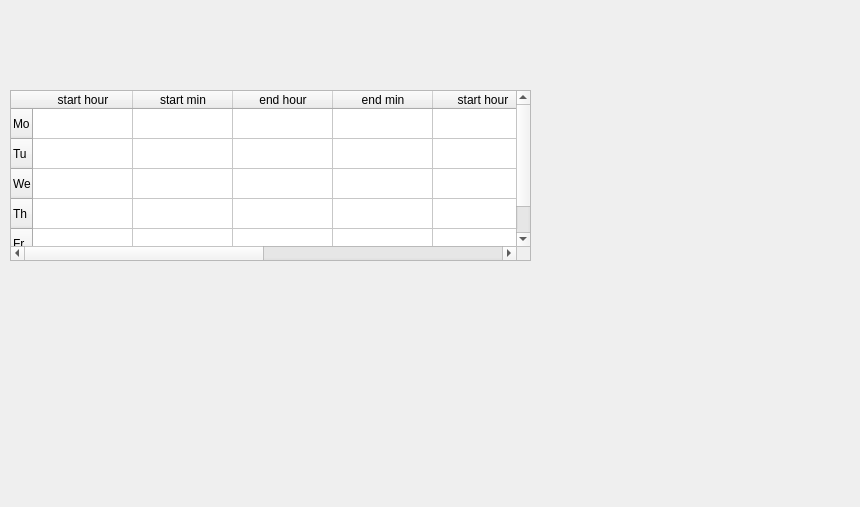
<?xml version="1.0" encoding="UTF-8"?>
<ui version="4.0">
 <class>Form</class>
 <widget class="QWidget" name="Form">
  <property name="geometry">
   <rect>
    <x>0</x>
    <y>0</y>
    <width>860</width>
    <height>507</height>
   </rect>
  </property>
  <property name="windowTitle">
   <string>Form</string>
  </property>
  <widget class="QTableWidget" name="tableWidget">
   <property name="geometry">
    <rect>
     <x>10</x>
     <y>90</y>
     <width>521</width>
     <height>171</height>
    </rect>
   </property>
   <row>
    <property name="text">
     <string>Mo</string>
    </property>
   </row>
   <row>
    <property name="text">
     <string>Tu</string>
    </property>
   </row>
   <row>
    <property name="text">
     <string>We</string>
    </property>
   </row>
   <row>
    <property name="text">
     <string>Th</string>
    </property>
   </row>
   <row>
    <property name="text">
     <string>Fr</string>
    </property>
   </row>
   <column>
    <property name="text">
     <string>start hour</string>
    </property>
   </column>
   <column>
    <property name="text">
     <string>start min</string>
    </property>
   </column>
   <column>
    <property name="text">
     <string>end hour</string>
    </property>
   </column>
   <column>
    <property name="text">
     <string>end min</string>
    </property>
   </column>
   <column>
    <property name="text">
     <string>start hour</string>
    </property>
   </column>
   <column>
    <property name="text">
     <string>start min</string>
    </property>
   </column>
   <column>
    <property name="text">
     <string>end hour</string>
    </property>
   </column>
   <column>
    <property name="text">
     <string>end min</string>
    </property>
   </column>
  </widget>
 </widget>
 <resources/>
 <connections/>
</ui>
